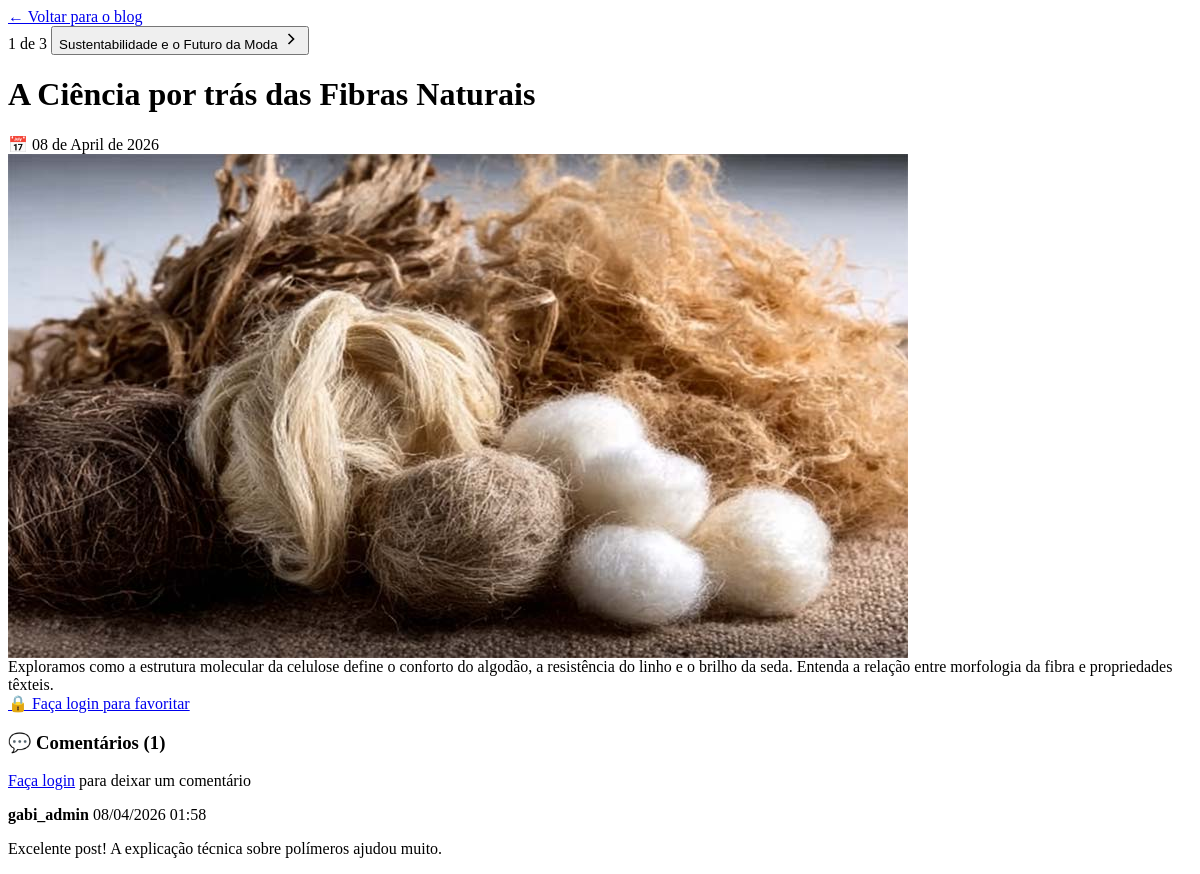
The page /blog/post/1/partial on the database as committed earlier.
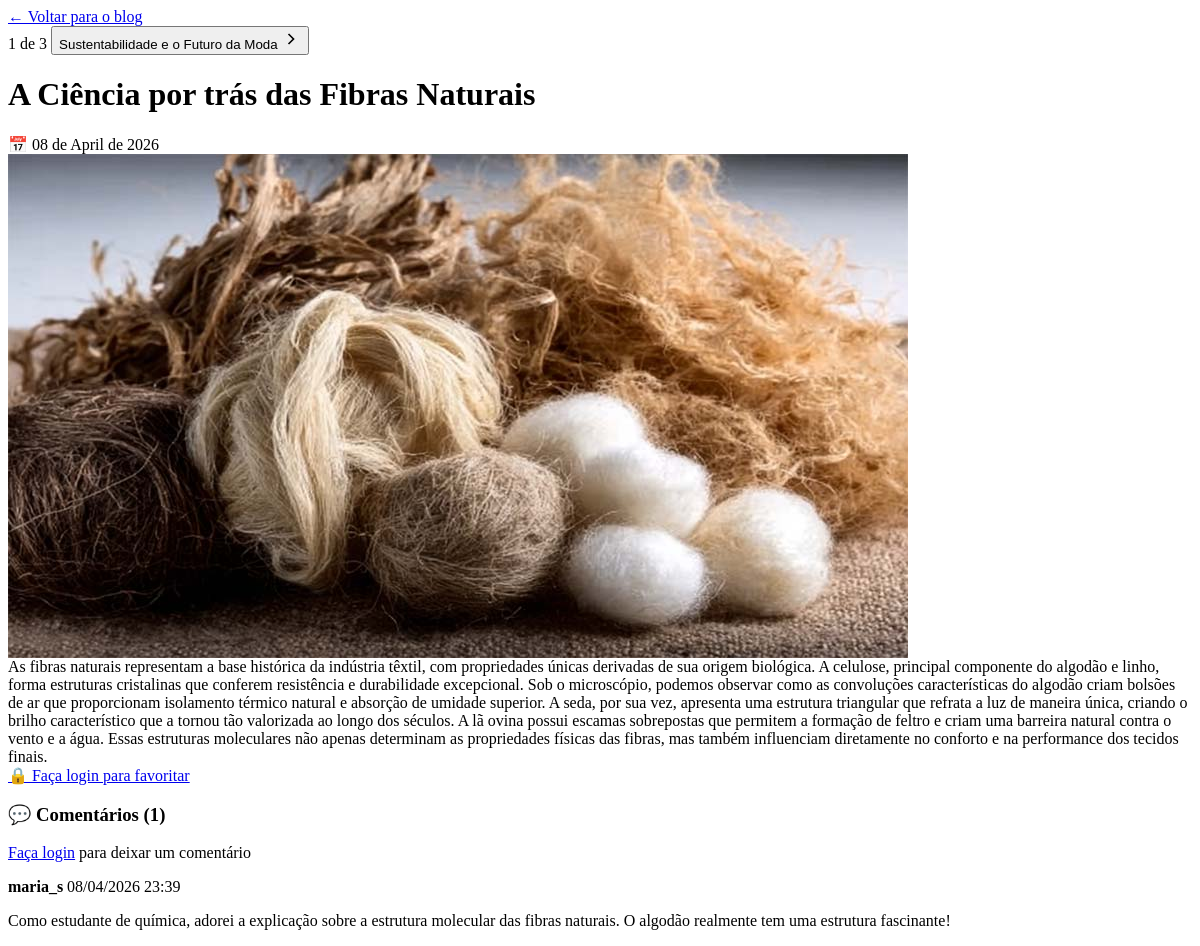
The same page on the database as committed later.
### models.py (models this page shows)
class Post(SQLModel, table=True):
    id: Optional[int] = Field(default=None, primary_key=True)
    titulo: str
    conteudo: str
    foto_url: Optional[str] = None
    data_publicacao: datetime = Field(default_factory=datetime.now)
    comentarios: List["Comentario"] = Relationship(back_populates="post")
    usuarios_que_favoritaram: List[Usuario] = Relationship(back_populates="posts_favoritos", link_model=FavoritoPost)

class Comentario(SQLModel, table=True):
    id: Optional[int] = Field(default=None, primary_key=True)
    conteudo: str
    data_postagem: datetime = Field(default_factory=datetime.now)
    usuario_id: int = Field(foreign_key="usuario.id")
    post_id: int = Field(foreign_key="post.id")
    usuario: Usuario = Relationship(back_populates="comentarios")
    post: Post = Relationship(back_populates="comentarios")

class Usuario(SQLModel, table=True):
    id: Optional[int] = Field(default=None, primary_key=True)
    nome: str
    username: str = Field(index=True, unique=True)
    email: str = Field(unique=True)
    senha: str
    bio: Optional[str] = None
    comentarios: List["Comentario"] = Relationship(back_populates="usuario")
    fibras_favoritas: List["Fibra"] = Relationship(back_populates="usuarios_que_favoritaram", link_model=FavoritoFibra)
    posts_favoritos: List["Post"] = Relationship(back_populates="usuarios_que_favoritaram", link_model=FavoritoPost)

### main.py (the view)
@app.get("/blog/post/{post_id}/partial", response_class=HTMLResponse)
async def ler_post_partial(
    request: Request,
    post_id: int,
    session: Session = Depends(get_session),
    usuario: Optional[Usuario] = Depends(get_usuario_logado)
):
    post = session.get(Post, post_id)
    if not post:
        raise HTTPException(status_code=404, detail="Post não encontrado")
    todos_posts = session.exec(select(Post).order_by(Post.id)).all()
    indices = {p.id: i for i, p in enumerate(todos_posts)}
    indice_atual = indices.get(post_id, 0)
    total_posts = len(todos_posts)
    post_anterior = todos_posts[indice_atual - 1] if indice_atual > 0 else None
    post_proximo = todos_posts[indice_atual + 1] if indice_atual < total_posts - 1 else None
    return templates.TemplateResponse(request, "partials/post_detalhes.html", {
        "post": post,
        "usuario": usuario,
        "post_anterior": post_anterior,
        "post_proximo": post_proximo,
        "indice_atual": indice_atual + 1,
        "total_posts": total_posts
    })

### templates/partials/post_detalhes.html (shortened to what this page needs)
<div class="blog-content-root">
    <div class="back-link">
        <a href="/blog"
           hx-get="/blog"
           hx-target="#main-content"
           hx-push-url="true"
           class="btn-back">
            ← Voltar para o blog
        </a>
    </div>
    <div class="post-navegacao">
        <span class="post-counter">
            {{ indice_atual }} de {{ total_posts }}
        </span>
        {% if post_proximo %}
        <button type="button"
                class="nav-post-btn proximo"
                hx-get="/blog/post/{{ post_proximo.id }}/partial"
                hx-target="#post-detalhes-wrapper"
                hx-swap="innerHTML"
                hx-push-url="/blog/post/{{ post_proximo.id }}"
                hx-indicator="#loading-indicator">
            <span>{{ post_proximo.titulo }}</span>
            <svg width="20" height="20" viewBox="0 0 24 24" fill="none" stroke="currentColor" stroke-width="2">
                <path d="M9 18l6-6-6-6"/>
            </svg>
        </button>
        {% else %}
        <div class="nav-placeholder"></div>
        {% endif %}
    </div>
    <div class="post-detalhes-card">
        <div class="post-header">
            <h1 class="post-titulo">{{ post.titulo }}</h1>
            <div class="post-meta">
                <span class="post-date">📅 {{ post.data_publicacao.strftime('%d de %B de %Y') }}</span>
            </div>
        </div>
        {% if post.foto_url %}
        <div class="post-featured-image">
            <img src="{{ post.foto_url }}" alt="{{ post.titulo }}">
        </div>
        {% endif %}
        <div class="post-content">
            {{ post.conteudo }}
        </div>
        <div class="post-actions">
            {% if usuario %}
            <button hx-post="/blog/{{ post.id }}/favoritar"
                    hx-target="this"
                    hx-swap="outerHTML"
                    class="btn-favoritar">
                🤍 Favoritar este artigo
            </button>
            {% else %}
            <a href="/login" class="btn-favoritar disabled">
                🔒 Faça login para favoritar
            </a>
            {% endif %}
        </div>
        <div class="comments-section">
            <h3 class="comments-title">💬 Comentários ({{ post.comentarios|length }})</h3>
            {% if usuario %}
            <div class="comment-form-container">
                <form class="comment-form"
                      hx-post="/blog/{{ post.id }}/comentar"
                      hx-target="#comments-list"
                      hx-swap="beforeend"
                      hx-on::after-swap="this.reset()">
                    <textarea name="conteudo"
                              rows="3"
                              placeholder="Deixe seu comentário..."
                              required></textarea>
                    <button type="submit" class="btn btn-primary">Enviar comentário</button>
                </form>
            </div>
            {% else %}
            <div class="login-to-comment">
                <p><a href="/login" hx-get="/login" hx-target="#main-content" hx-push-url="true">Faça login</a> para deixar um comentário</p>
            </div>
            {% endif %}
            <div id="comments-list" class="comments-list">
                {% for comentario in post.comentarios %}
                <div class="comment-item" id="comentario-{{ comentario.id }}">
                    <div class="comment-header">
                        <strong class="comment-author">{{ comentario.usuario.username }}</strong>
                        <span class="comment-date">{{ comentario.data_postagem.strftime('%d/%m/%Y %H:%M') }}</span>
                    </div>
                    <p class="comment-content">{{ comentario.conteudo }}</p>
                </div>
                {% else %}
                <div class="no-comments">
                    <p>Seja o primeiro a comentar!</p>
                </div>
                {% endfor %}
            </div>
        </div>
    </div>
</div>

Rows that differ between the two databases and show on the page:
no longer on this page (row edited): Comentario: usuario.username "gabi_admin", data_postagem "08/04/2026 01:58", conteudo "Excelente post! A explicação técnica sobre polímeros ajudou muito."
changed Post "A Ciência por trás das Fibras Naturais": conteudo "Exploramos como a estrutura molecular da celulose define o conforto do algodão, a resistência do linho e o brilho da seda. Entenda a relação entre morfologia da fibra e propriedades têxteis." → "As fibras naturais representam a base histórica da indústria têxtil, com propriedades únicas derivadas de sua origem biológica. A celulose, principal componente do algodão e linho, forma estruturas cristalinas que conferem resistência e durabilidade excepcional. Sob o microscópio, podemos observar como as convoluções características do algodão criam bolsões de ar que proporcionam isolamento térmico natural e absorção de umidade superior. A seda, por sua vez, apresenta uma estrutura triangular que refrata a luz de maneira única, criando o brilho característico que a tornou tão valorizada ao longo dos séculos. A lã ovina possui escamas sobrepostas que permitem a formação de feltro e criam uma…"
added Comentario: usuario.username "maria_s", data_postagem "08/04/2026 23:39", conteudo "Como estudante de química, adorei a explicação sobre a estrutura molecular das fibras naturais. O algodão realmente tem uma estrutura fascinante!"
